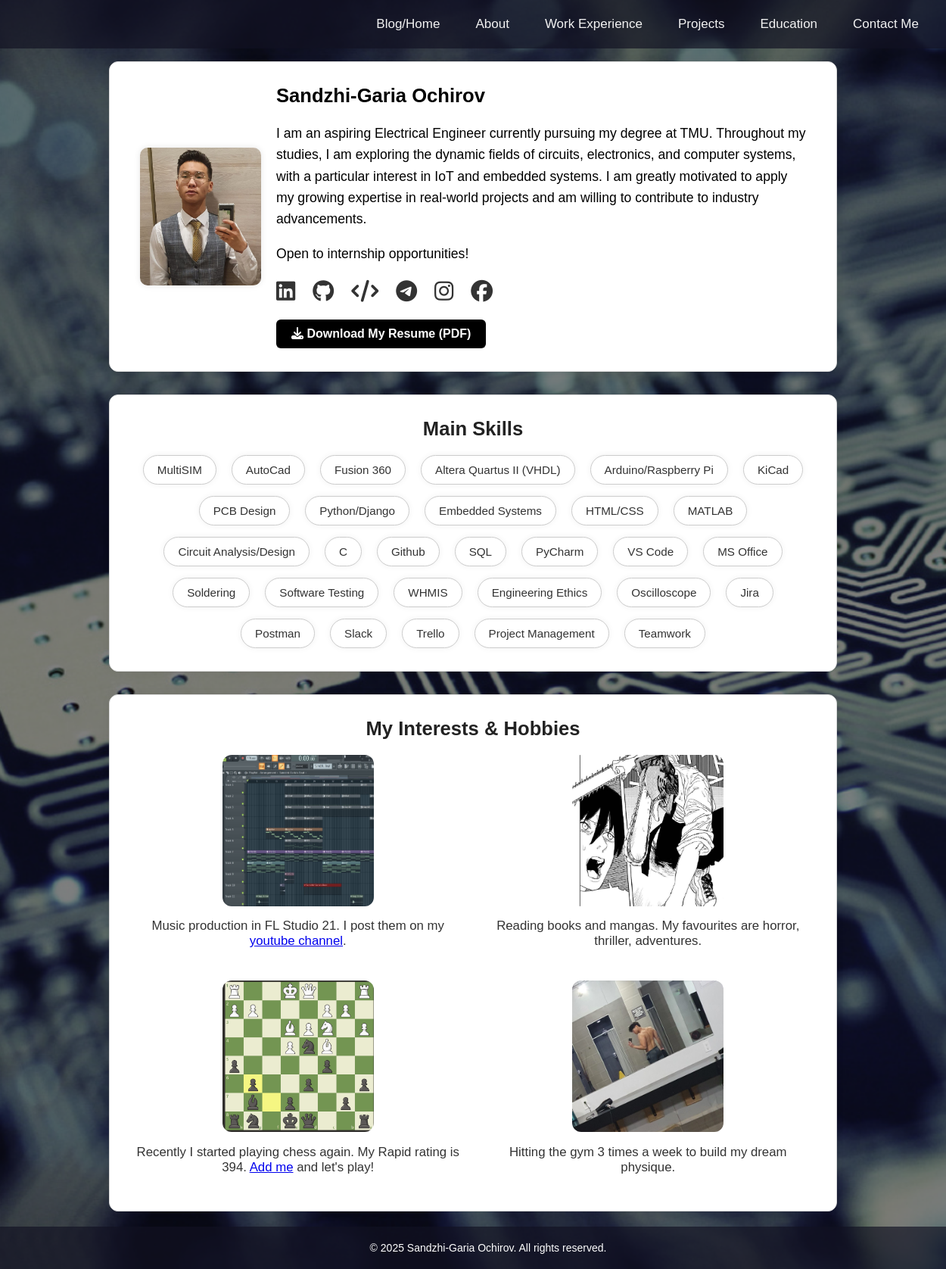
The page /about/ on the database its author committed.
### portfolio/models.py (models this page shows, shortened)
class AboutMe(models.Model):
    name = models.CharField(max_length=100)
    bio = models.TextField()
    profile_image = models.ImageField(upload_to='profile_images/', blank=True)
    resume_file = models.FileField(upload_to='resumes/', blank=True, null=True)

### portfolio/views.py (the view)
# urls.py: path('about/', about, name='about'),
def about(request):
    about = AboutMe.objects.first()
    return render(request, 'portfolio/about.html', {'about': about})

### portfolio/templates/portfolio/about.html (shortened to what this page needs)
{% extends 'portfolio/base.html' %}
{% block content %}
{% if about %}
    <div class="about-container">
        {% if about.profile_image %}
            <img src="{{ about.profile_image.url }}" alt="Profile Image" class="profile-img">
        {% endif %}
        <div class="about-text">
            <h2>{{ about.name }}</h2>
            <p>{{ about.bio|linebreaks }}</p>
            <div class="social-icons">
                <a href="https://www.linkedin.com/in/sandzhigaria/" target="_blank" title="LinkedIn">
                    <i class="fab fa-linkedin"></i>
                </a>
                <a href="https://github.com/Sandzhi-Garia" target="_blank" title="GitHub">
                    <i class="fab fa-github"></i>
                </a>
                <a href="https://leetcode.com/u/Sandzhi-Garia/" target="_blank" title="LeetCode">
                    <i class="fas fa-code"></i>
                </a>
                <a href="https://t.me/garya_arbuser" target="_blank" title="Telegram">
                    <i class="fab fa-telegram"></i>
                </a>
                <a href="https://instagram.com/garya_arbuser" target="_blank" title="Instagram">
                    <i class="fab fa-instagram"></i>
                </a>
                <a href="https://www.facebook.com/sandzhi.garia/" target="_blank" title="Facebook">
                    <i class="fab fa-facebook"></i>
                </a>
            </div>
            {% if about.resume_file %}
                <a href="{{ about.resume_file.url }}" download class="download-btn">
                    <i class="fas fa-download"></i> Download My Resume (PDF)
                </a>
            {% endif %}
        </div>
    </div>
<div class="skills-container">
    <h3 class="skills-title">Main Skills</h3>
    <div class="skills-list">
        <span class="skill-pill">MultiSIM</span>
        <span class="skill-pill">AutoCad</span>
        <span class="skill-pill">Fusion 360</span>
        <span class="skill-pill">Altera Quartus II (VHDL)</span>
        <span class="skill-pill">Arduino/Raspberry Pi</span>
        <span class="skill-pill">KiCad</span>
        <span class="skill-pill">PCB Design</span>
        <span class="skill-pill">Python/Django</span>
        <span class="skill-pill">Embedded Systems</span>
        <span class="skill-pill">HTML/CSS</span>
        <span class="skill-pill">MATLAB</span>
        <span class="skill-pill">Circuit Analysis/Design</span>
        <span class="skill-pill">C</span>
        <span class="skill-pill">Github</span>
        <span class="skill-pill">SQL</span>
        <span class="skill-pill">PyCharm</span>
        <span class="skill-pill">VS Code</span>
        <span class="skill-pill">MS Office</span>
        <span class="skill-pill">Soldering</span>
        <span class="skill-pill">Software Testing</span>
        <span class="skill-pill">WHMIS</span>
        <span class="skill-pill">Engineering Ethics</span>
        <span class="skill-pill">Oscilloscope</span>
        <span class="skill-pill">Jira</span>
        <span class="skill-pill">Postman</span>
        <span class="skill-pill">Slack</span>
        <span class="skill-pill">Trello</span>
        <span class="skill-pill">Project Management</span>
        <span class="skill-pill">Teamwork</span>
    </div>
</div>
<div class="interests-container">
    <h3 class="interests-title">My Interests & Hobbies</h3>
    <div class="interests-grid">
        <div class="interest-item">
        <img src="/media/profile_images/flstudio.jpg" alt="FL Studio">
        <p>
            Music production in FL Studio 21. I post them on my
            <a href="https://youtube.com/@kkenshi_prod?si=k8VdAKJg8yYZ3crs" target="_blank" rel="noopener noreferrer">youtube channel</a>.
        </p>
         </div>
        <div class="interest-item">
            <img src="/media/profile_images/manga.png" alt="Manga">
            <p>Reading books and mangas. My favourites are horror, thriller, adventures.</p>
        </div>
        <div class="interest-item">
            <img src="/media/profile_images/chess.png" alt="Chess">
            <p>Recently I started playing chess again. My Rapid rating is 394. <a href="https://www.chess.com/member/garyochirov" target="_blank" rel="noopener noreferrer">Add me</a> and let's play!</p>
        </div>
        <div class="interest-item">
            <img src="/media/profile_images/gym.jpg" alt="Gym">
            <p>Hitting the gym 3 times a week to build my dream physique.</p>
        </div>
    </div>
</div>
</div>
{% else %}
    <p>No information available.</p>
{% endif %}
{% endblock %}

### portfolio/templates/portfolio/base.html (style rules this page uses)
html, body { height: 100%; margin: 0; display: flex; flex-direction: column; }
body::before { content: ""; position: fixed; top: 0; left: 0; height: 100%; width: 100%; background-color: rgba(0, 0, 0, 0.5); z-index: -1; }
body { font-family: Arial, sans-serif; box-sizing: border-box; overflow-x: hidden; padding-top: 60px; background-image: url("/media/profile_images/schema3.jpg"); background-size: cover; background-position: center; background-attachment: fixed; position: relative; z-index: 0; }

### portfolio/templates/portfolio/about.html (style rules this page uses)
.about-container { background: #fff; border: 1px solid #ddd; border-radius: 12px; padding: 30px; max-width: 900px; margin: 0 auto; box-shadow: 0 0 12px rgba(0,0,0,0.05); display: flex; gap: 20px; align-items: center; justify-content: center; margin-top: -15px; }
.profile-img { width: 160px; height: auto; border-radius: 10px; box-shadow: 0 0 8px rgba(0,0,0,0.1); }
.about-text { flex: 1; max-width: 700px; }
.about-text h2 { margin-top: 0; font-size: 1.6em; }
.about-text p { line-height: 1.6; font-size: 1.1em; }
.social-icons { margin-top: 20px; }
.social-icons a { margin-right: 15px; font-size: 1.8em; color: #333; transition: color 0.3s; text-decoration: none; }
.download-btn { display: inline-block; padding: 10px 20px; background-color: #000000; color: white; border-radius: 6px; text-decoration: none; font-weight: bold; transition: background-color 0.3s; margin-top: 20px; }
.skills-container { background: #fff; border: 1px solid #ddd; border-radius: 12px; padding: 30px; max-width: 900px; margin: 30px auto 0 auto; box-shadow: 0 0 12px rgba(0,0,0,0.05); display: flex; flex-direction: column; align-items: center; gap: 20px; }
.skills-title { font-size: 1.6em; color: #222; margin: 0; }
.skills-list { display: flex; flex-wrap: wrap; gap: 15px 20px; justify-content: center; }
.skill-pill { padding: 10px 18px; border: 1px solid #ccc; color: #333; background-color: #fff; font-weight: 500; border-radius: 30px; font-size: 0.95em; box-shadow: 0 0 8px rgba(0, 0, 0, 0.06); transition: all 0.3s ease; }
.interests-container { background: #fff; border: 1px solid #ddd; border-radius: 12px; padding: 30px; max-width: 900px; margin: 30px auto 0 auto; box-shadow: 0 0 12px rgba(0,0,0,0.05); display: flex; flex-direction: column; align-items: flex-start; gap: 20px; }
.interests-title { font-size: 1.6em; color: #222; margin: 0; text-align: center; width: 100%; }
.interests-grid { display: grid; grid-template-columns: repeat(2, 1fr); gap: 25px; }
.interest-item { display: flex; flex-direction: column; align-items: center; text-align: center; }
.interest-item img { width: 200px; height: 200px; object-fit: cover; border-radius: 12px; }
.interest-item p { font-size: 1.05em; color: #333; }

### rows shown on the page
AboutMe: profile_image (picture), name "Sandzhi-Garia Ochirov", bio "I am an aspiring Electrical Engineer currently pursuing my degree at TMU. Throughout my studies, I am exploring the dynamic fields of circuits, electronics, and computer systems, with a particular interest in IoT and embedded systems. I am greatly motivated to apply my growing expertise in real-world projects and am willing to contribute to industry advancements. Open to internship opportunities!"
